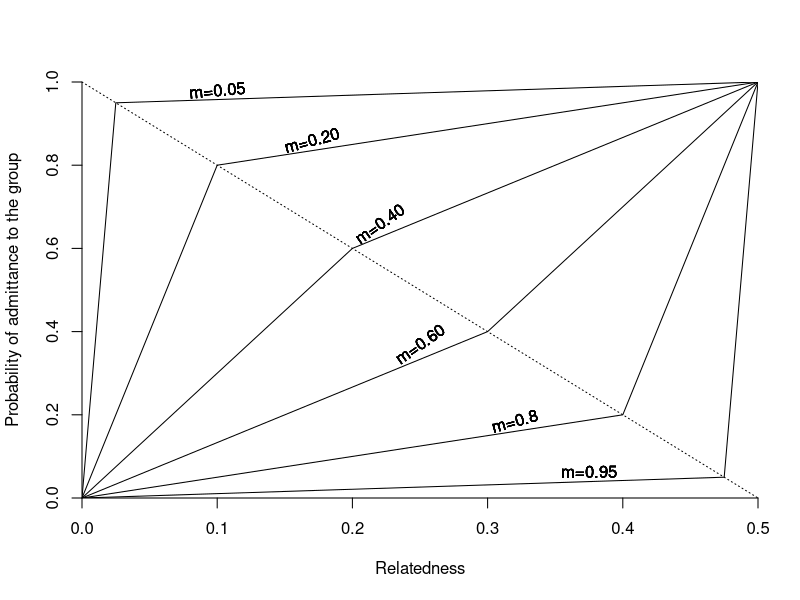

Write R code to recreate this figure.
##plotting the kin pref function


x<-seq(0, (0.5), length.out=2)
y<-1-(2*x)

plot(x, y, xlim=c(0, 0.5), ylim=c(0, 1), xlab="Relatedness", ylab = "Probability of admittance to the group",
		type="l", lty=3, xaxs="i", yaxs="i", bty="n" ) ## produces an empty plot

tVec <- c(0.05, 0.2, 0.4, 0.6, 0.8, 0.95) #varies between 0 and 1 kin preference - each line is a different t


for (i in 1:length(tVec)){
	
t<-	tVec[i]

#r = relatedness, plot on x axis
r1 <- seq(0, (0.5*t) , length.out=6) # 0-0.5t
r2 <- seq((0.5*t) , 1,  length.out=6) # 0.5t to 1

k1<- (r1 * ((2/t)-2)) # prob of getting in for r=0-0.5t--plot on y axis
k2<- 1- (t*(((2*r2)-1)/(t-1)))

k<- c(k1, k2)
r<-c(r1, r2)

lines(r, k)

text(0.1, 0.98, "m=0.05", srt=5)
text(0.17, 0.86, "m=0.20", srt=15)
text(0.22, 0.66, "m=0.40", srt=35)
text(0.25, 0.37, "m=0.60", srt=35)
text(0.32, 0.185, "m=0.8", srt=15)
text(0.375, 0.063, "m=0.95", str=7)
	

}

